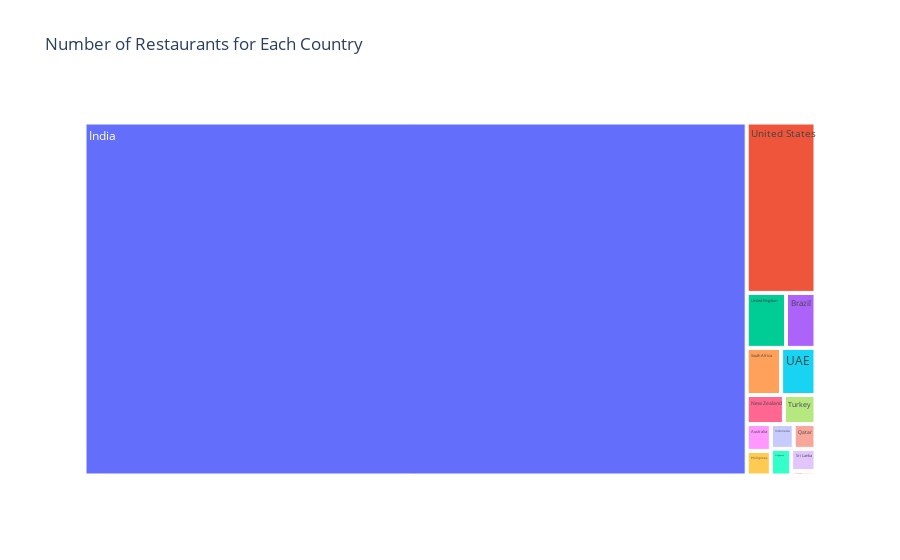

Notebook code for this chart:
### Code cell
# Creating a treemap to visualize the number of restaurants by country  
fig = px.treemap(
    restaurant_counts,  
    path=['Country'],  
    values='count',  
    title='Number of Restaurants for Each Country'  
)  

# Displaying the plot  
fig.show()

### Figure 1 — Plotly figure (JSON) as saved in the notebook; plotly's stock layout.template omitted (floating-point values rounded to 4 significant figures)
{"data": [{"branchvalues": "total", "domain": {"x": [0, 1], "y": [0, 1]}, "hovertemplate": "labels=%{label}<br>count=%{value}<br>parent=%{parent}<br>id=%{id}<extra></extra>", "ids": ["Australia", "Brazil", "Canada", "India", "Indonesia", "New Zealand", "Phillipines", "Qatar", "Singapore", "South Africa", "Sri Lanka", "Turkey", "UAE", "United Kingdom", "United States"], "labels": ["Australia", "Brazil", "Canada", "India", "Indonesia", "New Zealand", "Phillipines", "Qatar", "Singapore", "South Africa", "Sri Lanka", "Turkey", "UAE", "United Kingdom", "United States"], "name": "", "parents": ["", "", "", "", "", "", "", "", "", "", "", "", "", "", ""], "type": "treemap", "values": [24, 60, 4, 8652, 21, 40, 22, 20, 20, 60, 20, 34, 60, 80, 434]}], "layout": {"autosize": true, "legend": {"tracegroupgap": 0}, "title": {"text": "Number of Restaurants for Each Country"}}}
